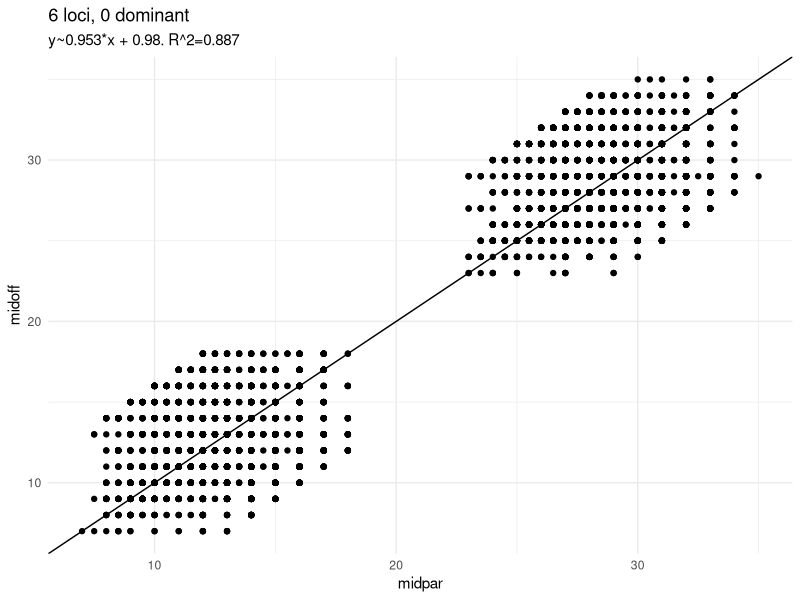
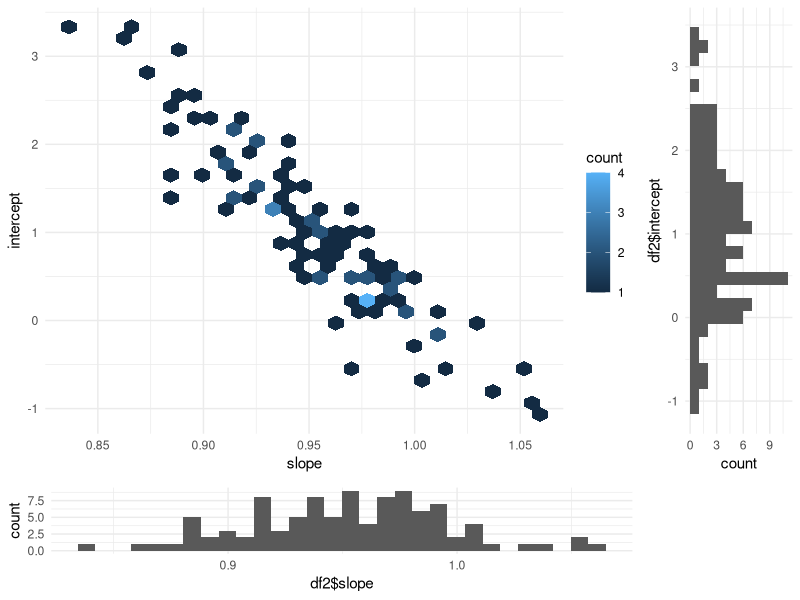

These figures' R source, in order:
library(tidyverse)
library(broom)
library(patchwork)
library(gridExtra)


num_simulations <- 100
num_groups <- 30

number_loci <- 6
min_num_hetero <- 3 # Minimum number of loci that are heterozygotic

number_of_dom <- 0 # Number of dominant loci
effect_A1 <- +1 # Value +1
effect_A2 <- 0 # Value 0

# Additive d=0, complete dominance d=a1, partial dominance mid<d<a1,
# Overdominance d>a1, underdominance. d<a1
effect_d <- 0.5

env_type <- "Uniform"
env_sd <- 2
env_effect <- 1 # Multiplier of the env_effect
epistasis <- TRUE # Turn to TRUE, to activate epistasis
epistasis_level <- 6 # If N loci have at least 1 A1
epistasis_value <- +10 # add X to the genotypic value
baseline <- 10


# Uniform distribution, with expected value 0
#env_range <-  # Normal distribution

if (env_type=="Uniform"){
  env_range <- c(-3:-1,1,3)
} else if (env_type=="Normal"){
  env_range <- round(rnorm(n = 1000,mean=0,sd=env_sd),2)
} else{print("error")}


possible_num_homo <- 0:(number_loci-min_num_hetero)
number_of_add <- number_loci - number_of_dom # Number of additive loci
add_vec <- rep("ADD",number_of_add)
dom_vec <- rep("DOM",number_of_dom)
all_effect <- c(add_vec,dom_vec)
all_effect <- sample(all_effect,size=number_loci,replace = FALSE)
mid_effect <- mean(c(effect_A1,effect_A2)) # Midpoint value
effect_a1 <- effect_A1-mid_effect # Value +a
effect_a2 <- effect_A2-mid_effect # Value -a
minimum_pheno_value <- baseline+env_effect*min(env_range)+2*number_loci*min(c(effect_A1,effect_A2))

slope_vec <- c()
intercept_vec <- c()
R.squared_vec <- c()
plot_vec <- list()
all_sim <- list()
for (simulation in 1:num_simulations){
all_data <- list()

for (group in 1:num_groups){

sample_genotype <- function(num_loci){
  hom <- sample(possible_num_homo,1) # How many loci are homozygote per genotype
  het <- num_loci-hom # How many loci are heterozygote per genotype
  hom_vec <- rep("HOM",hom)
  het_vec <- rep("HET",het)
  
  all_loci <- c(hom_vec,het_vec)
  all_loci <- sample(all_loci,size=num_loci,replace = FALSE) #vector with homo/heterozygote values
  chromosome1 <- sample(c("A1","A2"),num_loci,replace=TRUE) # random values for A1 or A2 in one chromosome
  chromosome2 <- c()
  for (i in seq_along(all_loci)){ # For every loci:
    if (all_loci[i]=="HOM"){ # If value is homozygote
      chromosome2[i] <- chromosome1[i] # The second chromosome has the same value
    } else if(all_loci[i]=="HET"){ # If value is heterozygote
      if (chromosome1[i]=="A1"){ # and the chromosome 1 is A1
        chromosome2[i] <- "A2" # chromosome 2 is A2
      } else if (chromosome1[i]=="A2"){ # and the chromosome 1 is A2
        chromosome2[i] <- "A1" # chromosome 2 is A1
      } 
    else{print("error")}
    }
    
  genotype <- rbind(chromosome1,chromosome2) # Bind both chromosomes to form a genotype
  return(genotype)
}
}

# Sample 4 parental genotypes:
par1 <- sample_genotype(number_loci) 
par2 <- sample_genotype(number_loci)
par3 <- sample_genotype(number_loci)
par4 <- sample_genotype(number_loci)
all_geno <- list(par1,par2,par3,par4)
names(all_geno) <- c("par1","par2","par3","par4")

# Given two parental genotypes, generate 2 gametes and combine them
get_offspring <- function(genotype1,genotype2){
  gamete1 <- c()
  for (i in 1:dim(genotype1)[2]){
    if (genotype1[1,i]==genotype1[2,i]){
      # If locus is homozygote, position is the same 
      gamete1[i] <- genotype1[1,i]
    } else if (genotype1[1,i]!=genotype1[2,i]){
      # If locus is heterozygote, roll a coin 
      gamete1[i] <- sample(c(genotype1[1,i],genotype1[2,i]),1)
    }
  }
  
  gamete2 <- c()
  for (i in 1:dim(genotype2)[2]){
    if (genotype2[1,i]==genotype2[2,i]){
      # If locus is homozygote, position is the same 
      gamete2[i] <- genotype2[1,i]
    } else if (genotype2[1,i]!=genotype2[2,i]){
      # If locus is heterozygote, roll a coin 
      gamete2[i] <- sample(c(genotype2[1,i],genotype2[2,i]),1)
    }
  }
  
  # Combine both gametes to make a new genotype
  new_genotype <- rbind(gamete1,gamete2)
  return(new_genotype)
}


# Get phenotype given a genotype, additive, dominance, environment and epistasis.
get_phenotype <- function(geno,baseline=baseline,
                          effect_a1,effect_a2,effect_d){
  effect_val <- c()
  for (e in seq_along(all_effect)){ # For every loci
    if (all_effect[e]=="DOM"){ # If the locus is dominant:
      effect_val[e] <- ifelse(par1[1,e]=="A1"&par2[2,e]=="A1",
                              2*(mid_effect+effect_a1),
                                  ifelse(par1[1,e]=="A1"&par2[2,e]=="A2"|
                                           par1[1,e]=="A2"&par2[2,e]=="A1",
                                         mid_effect+effect_d+mid_effect+effect_d,
                                         ifelse(par1[1,e]=="A2"&par2[2,e]=="A2",
                                                2*(mid_effect+effect_a2))))
      
      
    } else if(all_effect[e]=="ADD"){ # If the locus is additive:
      effect_val[e] <- ifelse(par1[1,e]=="A1"&par2[2,e]=="A1",
                              2*(mid_effect+effect_a1),
                              ifelse(par1[1,e]=="A1"&par2[2,e]=="A2"|
                                       par1[1,e]=="A2"&par2[2,e]=="A1",
                                     mid_effect+effect_a1+mid_effect+effect_a2,
                                     ifelse(par1[1,e]=="A2"&par2[2,e]=="A2",
                                            2*(mid_effect+effect_a2))))
    }  
      else{print("error")}
  }
  
  # Epistasis term:
  if(epistasis==TRUE){ #If epistasis is present
    epis_val <- ifelse(sum(effect_val>=1)>=epistasis_level,TRUE,FALSE)
    geno_val <- ifelse(epis_val,sum(effect_val)+epistasis_value,sum(effect_val))
  } else{
    # No epistasis:
    geno_val <- sum(effect_val)
  }
  

  env_val <- sample(env_range,size=1) # Sample the environmental range
  pheno <- baseline+env_effect*env_val+geno_val
  return(c(baseline,env_val,geno_val,pheno))
}

pheno_par1 <- get_phenotype(par1,baseline=baseline,
                            effect_a1=effect_a1,
                            effect_a2=effect_a2,
                            effect_d=effect_d)
pheno_par2 <- get_phenotype(par2,baseline=baseline,
                            effect_a1=effect_a1,
                            effect_a2=effect_a2,
                            effect_d=effect_d)
pheno_par3 <- get_phenotype(par3,baseline=baseline,
                            effect_a1=effect_a1,
                            effect_a2=effect_a2,
                            effect_d=effect_d)
pheno_par4 <- get_phenotype(par4,baseline=baseline,
                            effect_a1=effect_a1,
                            effect_a2=effect_a2,
                            effect_d=effect_d)

pheno_table <- rbind(pheno_par1,pheno_par2,
      pheno_par3,pheno_par4) 
name <- gsub("pheno_","",rownames(pheno_table))
pheno_table <- pheno_table |> as_tibble()
pheno_table$name <- name
colnames(pheno_table) <- c("baseline","environment_val",
                           "genotype_val","phenotype_val","name")

all_parents_phenotypes_sorted <- pheno_table |> 
  arrange(phenotype_val)

small_parents <- all_parents_phenotypes_sorted[1:2,]
large_parents <- all_parents_phenotypes_sorted[3:4,]


offspring1_large <- get_offspring(get(pull(large_parents[1,5])),get(pull(large_parents[2,5])))
offspring2_large <- get_offspring(get(pull(large_parents[1,5])),get(pull(large_parents[2,5])))
pheno_large_off1 <- get_phenotype(offspring1_large,baseline=baseline,
                                  effect_a1=effect_a1,
                                  effect_a2=effect_a2,
                                  effect_d=effect_d)
pheno_large_off2 <- get_phenotype(offspring2_large,baseline=baseline,
                                  effect_a1=effect_a1,
                                  effect_a2=effect_a2,
                                  effect_d=effect_d)
offspring1_small <- get_offspring(get(pull(small_parents[1,5])),get(pull(small_parents[2,5])))
offspring2_small <- get_offspring(get(pull(small_parents[1,5])),get(pull(small_parents[2,5])))
pheno_small_off1 <- get_phenotype(offspring1_small,baseline=baseline,
                                  effect_a1=effect_a1,
                                  effect_a2=effect_a2,
                                  effect_d=effect_d)
pheno_small_off2 <- get_phenotype(offspring2_small,baseline=baseline,
                                  effect_a1=effect_a1,
                                  effect_a2=effect_a2,
                                  effect_d=effect_d)
midparent_large <- mean(large_parents$phenotype_val)
midparent_small <- mean(small_parents$phenotype_val)

midoffspring_large <- mean(pheno_large_off1[4],pheno_large_off2[4])
midoffspring_small <- mean(pheno_small_off1[4],pheno_small_off2[4])

all_data[[group]] <- c(group,unlist(large_parents[1,c(-1,-5)]),
                     unlist(large_parents[2,c(-1,-5)]),
                     midparent_large,
                     pheno_large_off1[-1],
                     pheno_large_off2[-1],
                     midoffspring_large,
                     unlist(small_parents[1,c(-1,-5)]),
                     unlist(small_parents[2,c(-1,-5)]),
                     midparent_small,
                     pheno_small_off1[-1],
                     pheno_small_off2[-1],
                     midoffspring_small)
}

all_data_df <- do.call("rbind",all_data)
colnames(all_data_df) <- c("group","largep_env1","largep_geno1","largep_pheno1",
                           "largep_env2","largep_geno2","largep_pheno2",
                           "large_midpar",
                           "largeo_env1","largeo_geno1","largeo_pheno1",
                           "largeo_env2","largeo_geno2","largeo_pheno2",
                           "large_moff",
                           "smallp_env1","smallp_geno1","smallp_pheno1",
                           "smallp_env2","smallp_geno2","smallp_pheno2",
                           "small_midpar",
                           "smallo_env1","smallo_geno1","smallo_pheno1",
                           "smallo_env2","smallo_geno2","smallo_pheno2",
                           "small_midoff")

large_df <- all_data_df[,1:15] |> as.data.frame()
large_df$type <- "large"
colnames(large_df) <- c("group","p_env1","p_geno1","p_pheno1",
                        "p_env2","p_geno2","p_pheno2",
                        "midpar",
                        "o_env1","o_geno1","o_pheno1",
                        "o_env2","o_geno2","o_pheno2",
                        "midoff","type")
small_df <- all_data_df[,c(1,16:29)]|> as.data.frame()
small_df$type <- "small"
colnames(small_df) <- c("group","p_env1","p_geno1","p_pheno1",
                        "p_env2","p_geno2","p_pheno2",
                        "midpar",
                        "o_env1","o_geno1","o_pheno1",
                        "o_env2","o_geno2","o_pheno2",
                        "midoff","type")

all_data_df2 <- rbind(large_df,
                      small_df)

all_sim[[simulation]] <- all_data_df2
mod1 <- lm(midoff~midpar,all_data_df2)
glance(mod1)

slope <- pull(round(tidy(mod1)[2,2],3))
intercept <- pull(round(tidy(mod1)[1,2],3))
r.squared <- pull(round(glance(mod1)[1],3))


slope_vec[[simulation]] <- slope
intercept_vec[[simulation]] <- intercept
R.squared_vec[[simulation]] <- r.squared

subtitle1 <- paste0("y~",
       slope,
       "*x + ",
       intercept,
       ". R^2=",
       r.squared)
       

plot_vec[[simulation]] <- all_data_df2 |> 
  ggplot(aes(x=midpar,y=midoff))+
  theme_minimal()+
  geom_point()+
  geom_abline()+
  ggtitle(subtitle1)

}

# Data for 1000 simulations:

slope_vec <- unlist(slope_vec)
intercept_vec <- unlist(intercept_vec)
R.squared_vec <- unlist(R.squared_vec)
names(all_sim) <- paste0("Simulation",1:length(all_sim))
df <- bind_rows(all_sim, .id = "simulation_name")

mod2 <- lm(midoff~midpar,df)
glance(mod2)

slope <- pull(round(tidy(mod2)[2,2],3))
intercept <- pull(round(tidy(mod2)[1,2],3))
r.squared <- pull(round(glance(mod2)[1],3))

title1 <- paste0(number_loci," loci, ",number_of_dom, " dominant")

subtitle1 <- paste0("y~",
                 slope,
                 "*x + ",
                 intercept,
                 ". R^2=",
                 r.squared)

df |> 
  ggplot(aes(x=midpar,y=midoff))+
  geom_point()+
  geom_abline()+
  theme_minimal()+
  labs(title=title1,
          subtitle=subtitle1)


regression_lines_df <- data.frame()

# Loop through each slope and intercept combination
for (i in 1:length(slope_vec)) {
  # Calculate the endpoints of the line using the range of x values
  x_range <- range(df$midpar)
  y_range <- slope_vec[i] * x_range + intercept_vec[i]
  
  # Create a dataframe for this line
  line_df <- data.frame(x = x_range, y = y_range)
  
  # Add a column to identify the simulation
  line_df$simulation <- paste0("Simulation ", i)
  
  # Add this line to the dataframe storing all regression lines
  regression_lines_df <- rbind(regression_lines_df, line_df)
}

# Plot the original points and regression lines
p1 <- df |> 
  ggplot(aes(x = midpar, y = midoff)) +
  geom_point() +
  geom_line(data = regression_lines_df,
            aes(x = x, y = y, group = simulation),
            color = "red", alpha = 0.2) +
  geom_abline(slope=mean(slope_vec),
              intercept=mean(intercept_vec),
              col="blue",lwd=1.5)+
  xlab("Midparent diameter (cm)")+
  ylab("Midoffspring diameter (cm)")+
  theme_minimal() +
  labs(title=title1,
          subtitle=subtitle1)+
  geom_vline(aes(xintercept=10))+
  geom_hline(aes(yintercept=10))+
  geom_vline(aes(xintercept=minimum_pheno_value,col="red"))+
  geom_hline(aes(yintercept=minimum_pheno_value,col="red"))+
  theme(legend.position = "none")
  

sum(slope_vec<=0.45)/length(slope_vec)

print(paste0("Heritability less than 0=",sum(slope_vec<=0)/length(slope_vec)))

df2 <- cbind(slope=slope_vec,intercept=intercept_vec) |> 
  as.data.frame()

scatter <- df2 |> 
  ggplot(aes(x=slope,y=intercept))+
  theme_minimal()+
  geom_hex()

hist_bottom <- ggplot()+geom_histogram(aes(df2$slope))+theme_minimal()
hist_right <- ggplot()+geom_histogram(aes(df2$intercept))+coord_flip()+theme_minimal()
empty <- ggplot()+geom_point(aes(1,1), colour="white")+
  theme(axis.ticks=element_blank(), 
        panel.background=element_blank(), 
        axis.text.x=element_blank(), axis.text.y=element_blank(),           
        axis.title.x=element_blank(), axis.title.y=element_blank())

p2 <- grid.arrange(scatter, 
             hist_right,
             hist_bottom, 
             empty,
             ncol=2, nrow=2, widths=c(4, 1), heights=c(4, 1))
